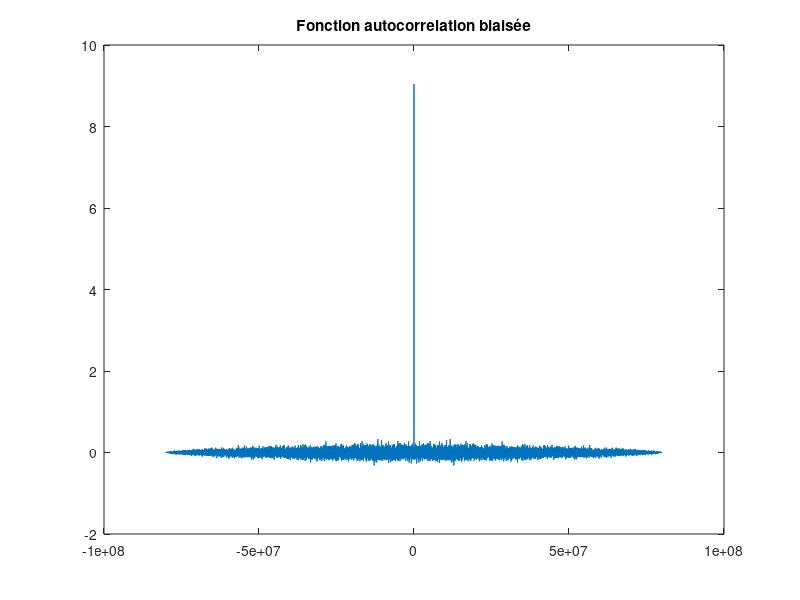
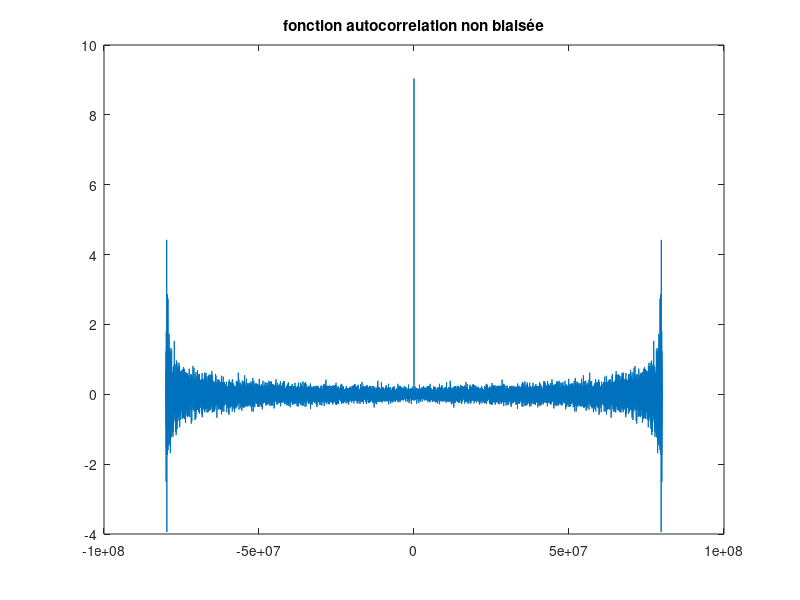

Write MATLAB code to recreate these figures, in order. (Note: this script raises an error after producing the figures.)
%% Projet TS224
%% Initialisation
clc
clear
close all
%% Constantes
n=10000;
Fe=8000;
time_axis=0:1/Fe:(1/Fe)*n-1/Fe;
freq_axis=-Fe*n+Fe:Fe:Fe*n-Fe;

%% 2.2 - Préambule

variance=3; % sigma
bruit = variance*randn(1,n);

% Fonction d'autocorrelation theorique
R_bruit=cat(2,zeros(1,n-1),ones(1,1));
R_bruit=cat(2,R_bruit,zeros(1,n-1))*variance^2;

% Calcul de la fonction d'autocorrélation
[c_biased, lags] = xcorr(bruit,'biased');
[c_unbiased, lags] = xcorr(bruit,'unbiased');

figure,plot(freq_axis,c_biased);
title("Fonction autocorrelation biaisée");

figure,plot(freq_axis,c_unbiased)

title("fonction autocorrelation non biaisée");

% Calcul du spectre de puissance
DSP_bruit = fftshift(abs(fft(c_biased, 2*n))); % avec le theoreme de wiener-khintchine 
DPS_bruit=Mon_Welch(bruit,n/100,Fe);% avec periodogramme welsh

figure,semilogy(DPS_bruit)
title("DPS du bruit")

freq_axis=-Fe*n+Fe:Fe:Fe*n;
figure,hold on
plot(freq_axis,DSP_bruit)
plot(freq_axis,ones(1,length(DSP_bruit))*variance^2,Color="red")
title("Comparaison entre la dsp theorique et pratique")
legend('pratique','theorique')


